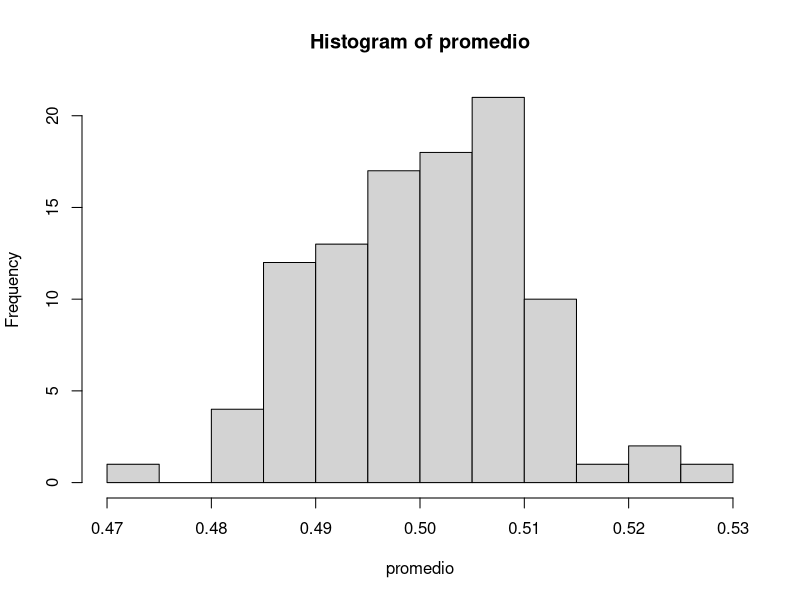
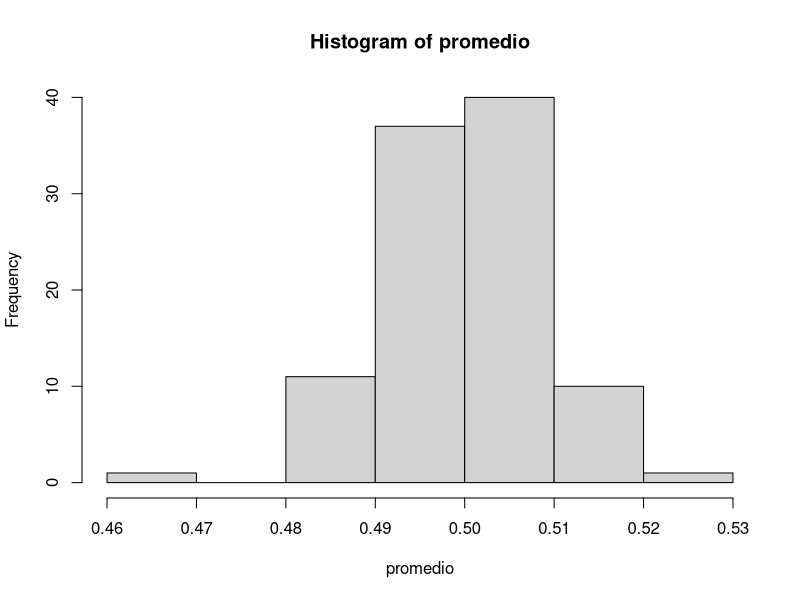
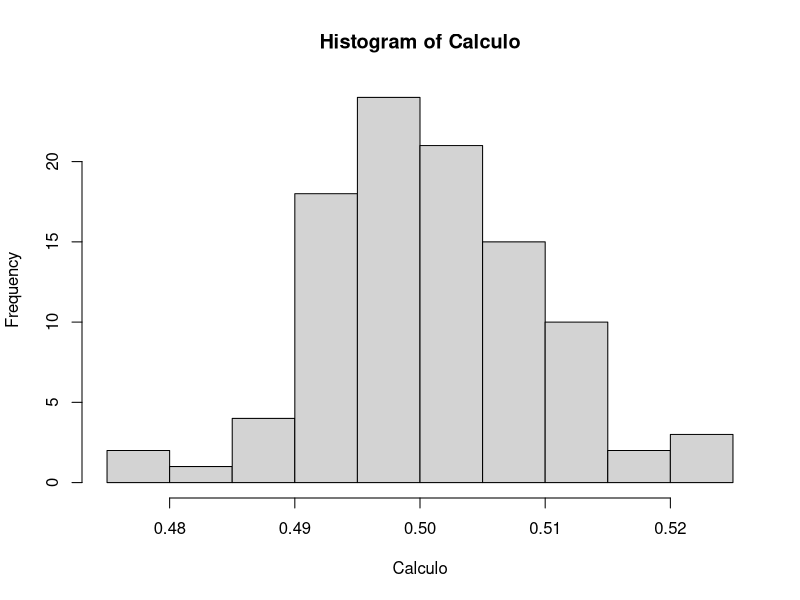
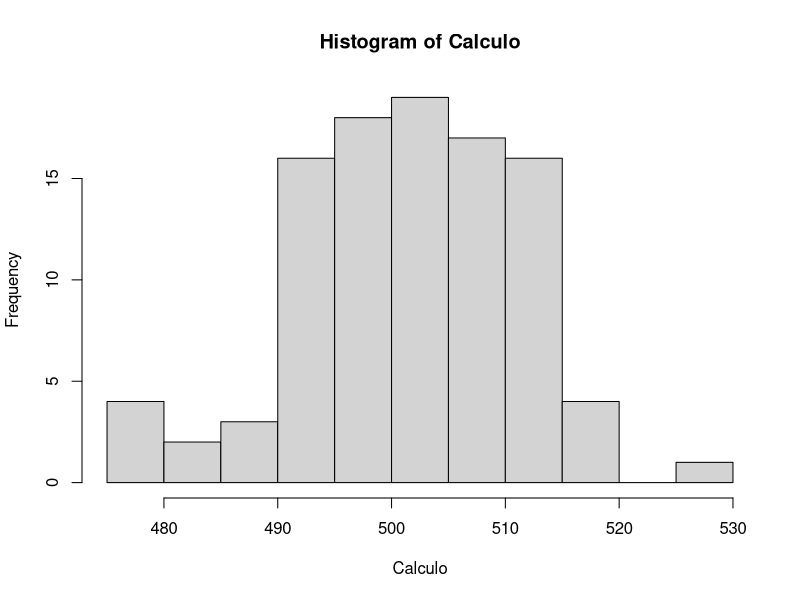

Here is the R script that generated these plots, in order:
n<-1000 #var por prueba
m<-100 #cantidad de prueba

promedio<- sapply(lapply(rep(n,m),runif),mean)
hist(promedio)

#Tarea 
gu <- function(VarPrueba,CantidadPrueba,Distribucion){
  promedio<- sapply(lapply(rep(VarPrueba,CantidadPrueba),Distribucion),mean)
  hist(promedio)
}
gu(1000,100,runif)
############################
gu <- function(VarPrueba,CantidadPrueba,Distribucion,Calcular){
  Calculo<- sapply(lapply(rep(VarPrueba,CantidadPrueba),Distribucion),Calcular)
  hist(Calculo)
}
gu(1000,100,runif,mean)
gu(1000,100,runif, sum)